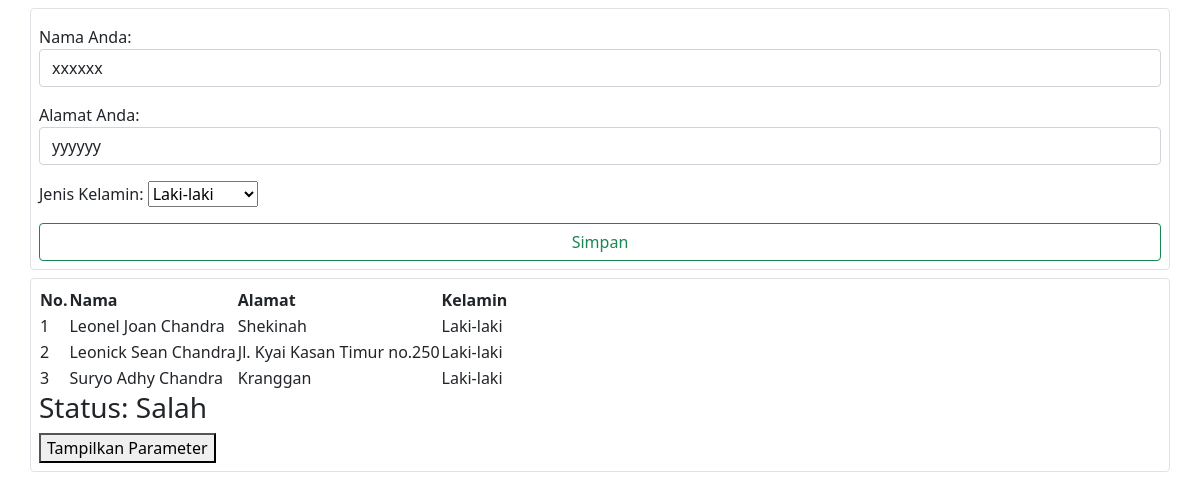
The app's page /, older data.
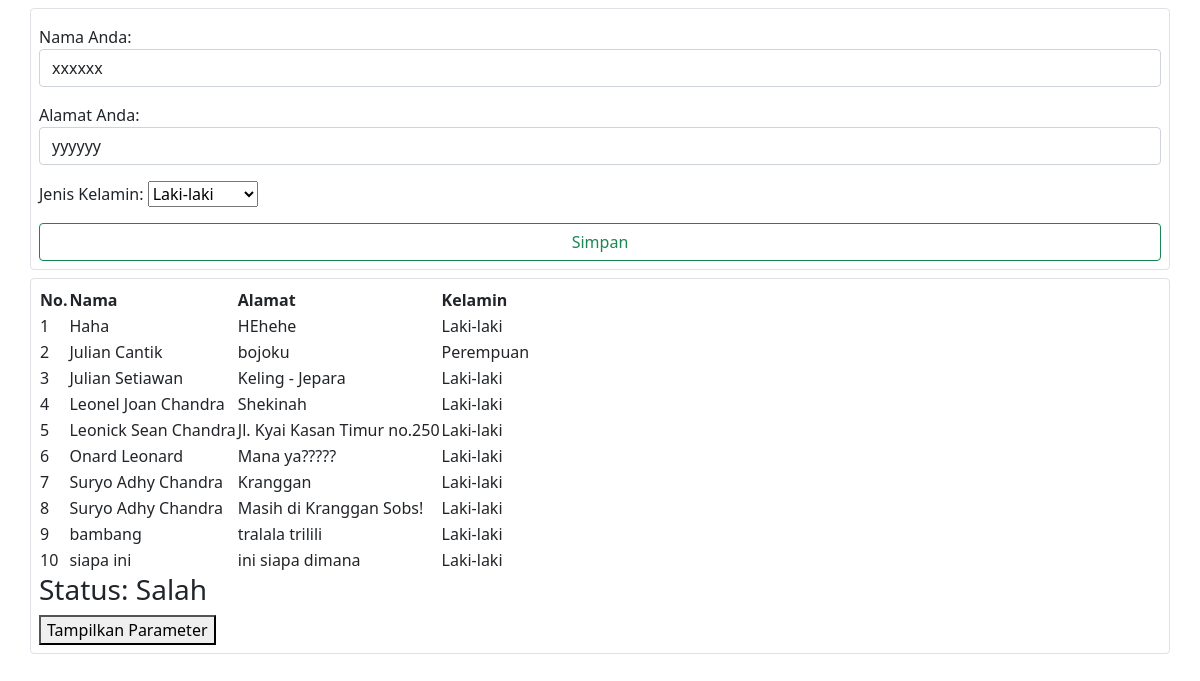
The same page, newer data.
### page1/models.py (models this page shows, shortened)
class DaftarNama(models.Model):
    pilihan = [
        ('L','Laki-laki'),
        ('P','Perempuan')
    ]
    nama = models.CharField(max_length=100, verbose_name="Nama Anda",null=False,blank=False)
    alamat = models.CharField(max_length=100, verbose_name="Alamat Anda",null=False, blank=False)
    kelamin = models.CharField(max_length=1,verbose_name="Jenis Kelamin",choices=pilihan,null=False,blank=False,default="L")
    class Meta:
        ordering = ['nama']
        unique_together = ['nama','alamat']

### page1/views.py (the view, shortened to what this page needs)
# urls.py: path("", views.IndexViewClass.as_view(),name="indeks"),
class IndexViewClass(View):
    hasil=False
    def get(self,request):
        forms = InputDaftarNama(initial={
            'nama':'xxxxxx',
            'alamat':'yyyyyy'
            })
        data = DaftarNama.objects.all()
        return render(request,'indeks.html',{'forms':forms,'data':data,'hasil':self.hasil})

### page1/forms.py
class InputDaftarNama(forms.ModelForm):
    class Meta:
        fields = "__all__"
        model = DaftarNama
        widgets = {
            'nama': forms.TextInput(attrs={'class': 'form-control'}),
            'alamat': forms.TextInput(attrs={'class': 'form-control'}),
        }

### templates/indeks.html (shortened to what this page needs)
{% extends "initial.html"%}
{% block content%}
<form  method="post" action={% url 'indeks'%}>
    {{forms.as_p}}
    <input type="submit" value="Simpan" class="form-control btn btn-outline-success" />
{% endblock %}
{% block listnya%}
    <table>
        <tr>
            <th>No.</th>
            <th>Nama</th>
            <th>Alamat</th>
            <th>Kelamin</th>
        </tr>
    {% for dataku in data%}
        <tr>
            <td>{{forloop.counter}}</td>
            <td>{{dataku.nama}}</td>
            <td>{{dataku.alamat}}</td>
            <td>{{dataku.get_kelamin_display}}</td>
        </tr>
    {% endfor %}
    </table>
    <h3>Status: {{hasil|yesno:"Benar,Salah,Kosong/None"}}</h3>
    <form method="get" action="{% url 'Parameterku' '-->hallo ini parameternya bray!'%}">
        <button type="submit" value="Tampilkan Parameter">Tampilkan Parameter</button>
    </form>
{% endblock %}

Row changes from the older to the newer data that the page shows:
added DaftarNama: nama "Haha", alamat "HEhehe", kelamin "Laki-laki"
added DaftarNama: nama "Julian Cantik", alamat "bojoku", kelamin "Perempuan"
added DaftarNama: nama "Julian Setiawan", alamat "Keling - Jepara", kelamin "Laki-laki"
added DaftarNama: nama "Onard Leonard", alamat "Mana ya?????", kelamin "Laki-laki"
added DaftarNama: nama "Suryo Adhy Chandra", alamat "Masih di Kranggan Sobs!", kelamin "Laki-laki"
added DaftarNama: nama "bambang", alamat "tralala trilili", kelamin "Laki-laki"
added DaftarNama: nama "siapa ini", alamat "ini siapa dimana", kelamin "Laki-laki"
